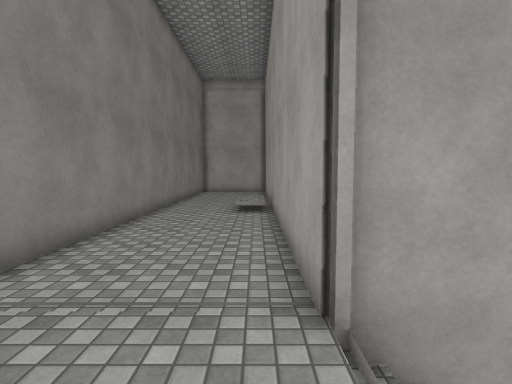
View 1 (above)

16 first-person views from a walk through a Unity game level. The camera is 1.5 m above the floor, tilts 4° down and sees 80° across. The floor is counted in squares, 1 m on a side. Each view is taken from the middle of a square. On the plan, view 1 faces up. The plan holds only what a view shows up to about 15 squares ahead; the rest is blank. The place goes on beyond the plan. The player is left out. Surface patterns are stand-ins for the level's own textures.

View 2
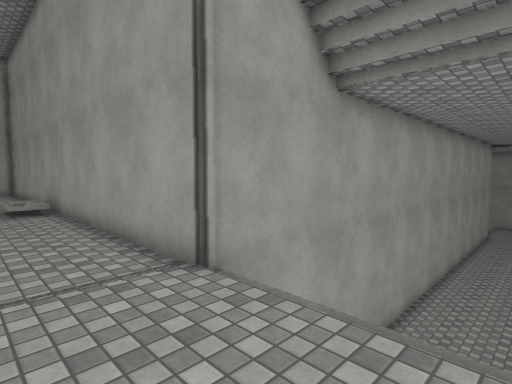

View 3
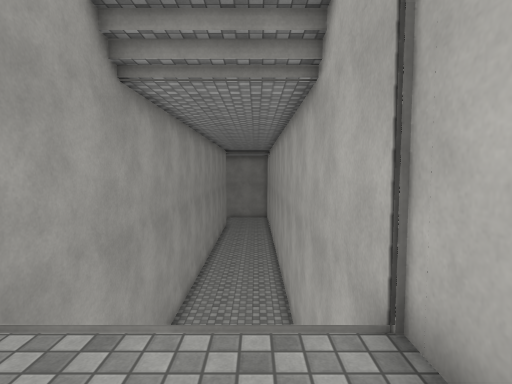

View 4
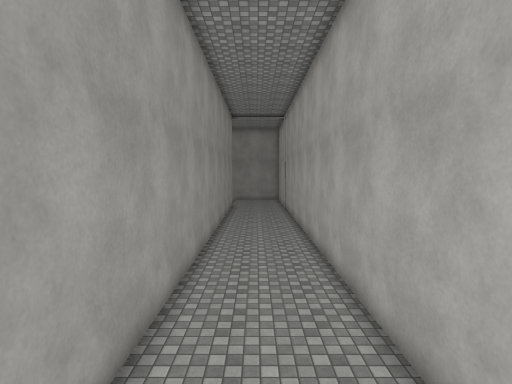

View 5
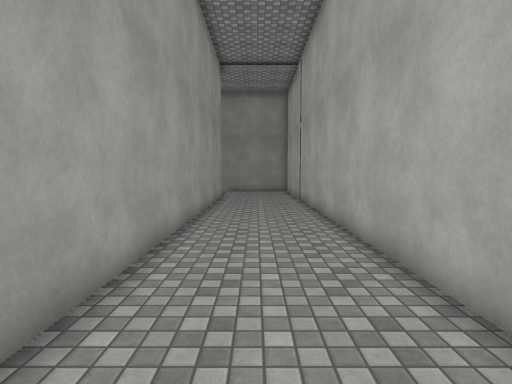

View 6
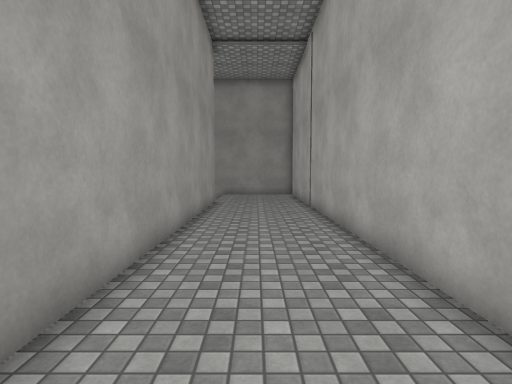

View 7
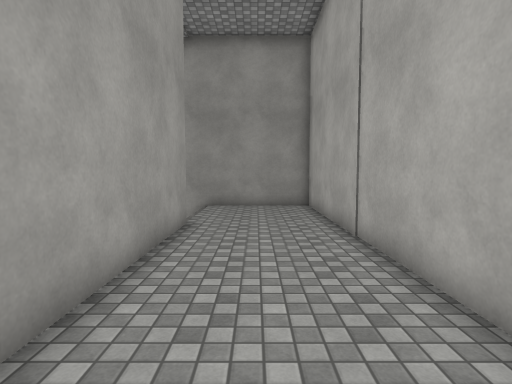

View 8
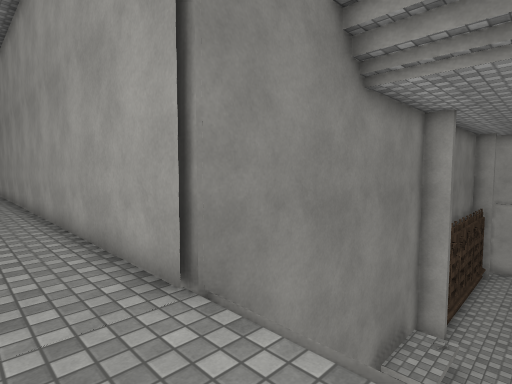

View 9
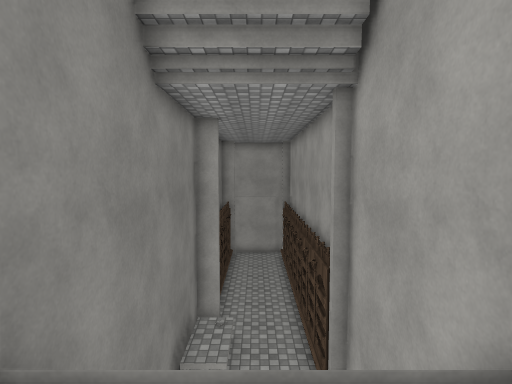

View 10
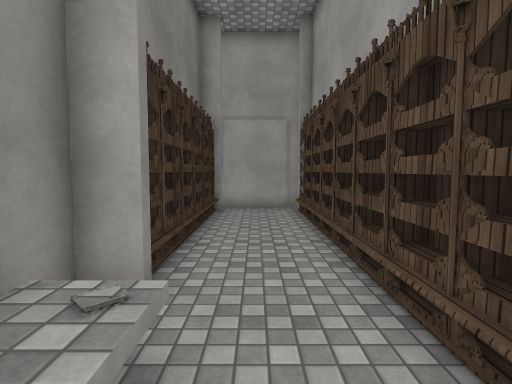

View 11
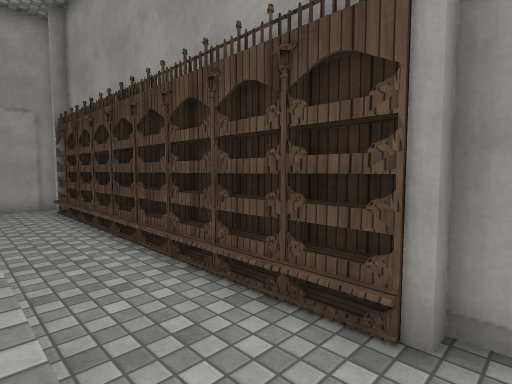

View 12
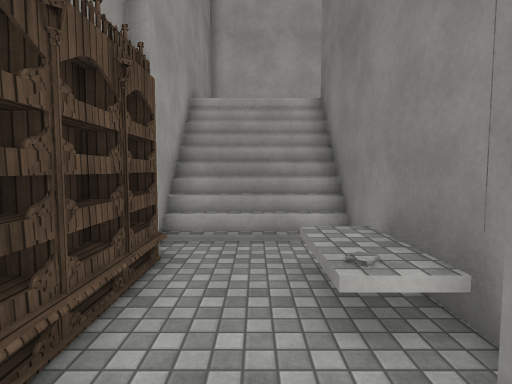

View 13
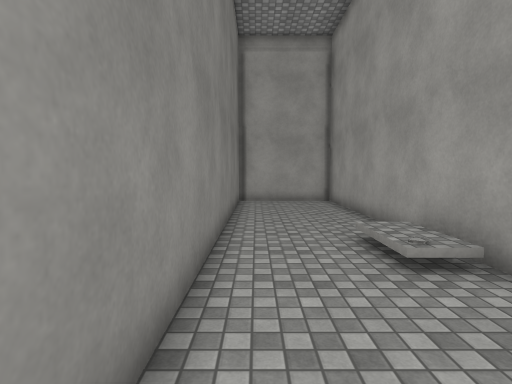

View 14
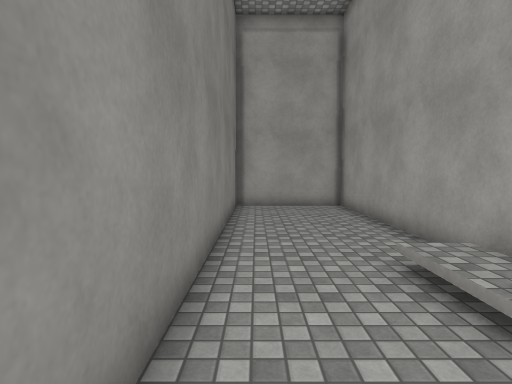

View 15
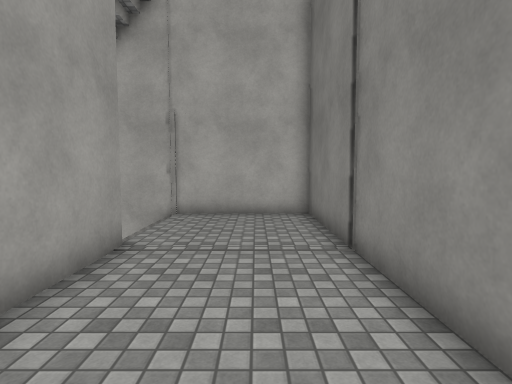

View 16
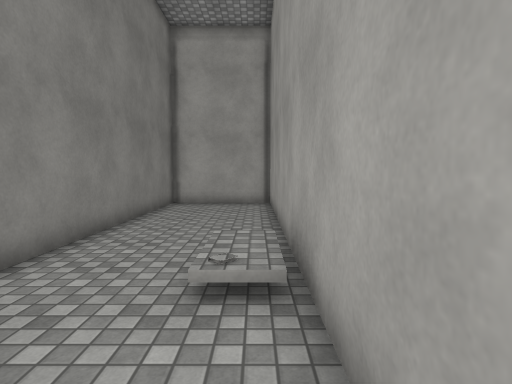

### Floor plan
Key: @ floor where view 1 was taken; # wall or solid block; . main floor; - floor 3.75 m lower than the main floor; : floor 4 m higher than the main floor; + floor 4.25 m higher than the main floor; / step, stairs or slope; ^ raised ledge; B bookshelf; K books.
Columns run from 4 left of view 1 to 33 right of it. Each row starts with its distance up from view 1.
 22 ######
 21 #::::#                           #####
 20 #::::#                           #---#
 19 #::::#                           #---B
 18 #::::#                           B---B
 17 #::::#                           #---#
 16 #::::#                           B---B
 15 #::::#                           B---B
 14 #::::#                           B---B
 13 #::/+#                           #---#
 12 #::/+#                           B---B
 11 #::::#                           #---B
 10 #::::#                           #K--B
  9 #::::#                           #^--#
  8 #::::#                           #^--#
  7 #::::#                           #---#
  6 #::::#                           #///#
  5 #::::#                           #///#
  4 #::::#                           #///#
  3 #::::#############################///#
  2 #::::/     ..........................#
  1 #::::/ /   ..........................#
  0 #:::@/     ..........................#
 -1 #::::////  ..........................#
 -2 ######################################

Where each view was taken, in squares from view 1:
view 1: 0 up, 0 right, facing up
view 2: 1 down, 2 left, facing up-right
view 3: 0 up, 2 left, facing right
view 4: 1 up, 3 right, facing right
view 5: 1 up, 11 right, facing right
view 6: 1 up, 14 right, facing right
view 7: 1 up, 20 right, facing right
view 8: 1 up, 32 right, facing up-left
view 9: 1 up, 31 right, facing up
view 10: 8 up, 31 right, facing up
view 11: 7 up, 30 right, facing up-right
view 12: 13 up, 31 right, facing down
view 13: 7 up, 3 left, facing up
view 14: 9 up, 3 left, facing up
view 15: 9 up, 2 left, facing down
view 16: 8 up, 0 right, facing up
